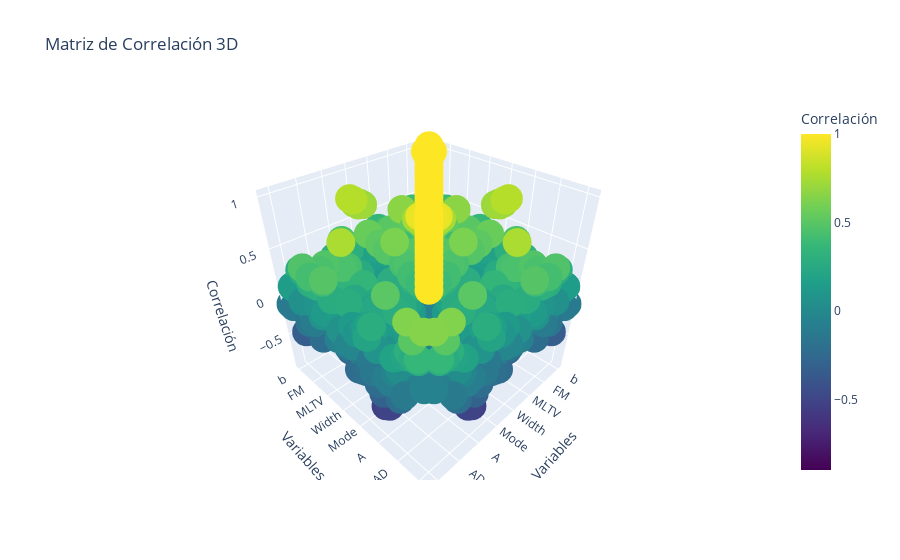

The notebook cell this image was saved under:
### Code cell
columns = correlation_matrix.columns
# Crear listas para las coordenadas x, y, z y valores de correlación
x, y, z, correlation_values = [], [], [], []

for i in range(len(columns)):
    for j in range(len(columns)):
        x.append(columns[i])
        y.append(columns[j])
        z.append(correlation_matrix.iloc[i, j])
        correlation_values.append(correlation_matrix.iloc[i, j])

# Crear una figura 3D
fig = go.Figure(data=[go.Scatter3d(
    x=x,
    y=y,
    z=z,
    mode='markers',
    marker=dict(
        size=10,
        color=correlation_values,  # Colorear según la correlación
        colorscale='Viridis',       # Escala de color
        colorbar=dict(title='Correlación')
    )
)])

# Configurar el diseño
fig.update_layout(
    title='Matriz de Correlación 3D',
    scene=dict(
        xaxis_title='Variables',
        yaxis_title='Variables',
        zaxis_title='Correlación'
    )
)

# Mostrar la figura
fig.show()

### Figure 1 — Plotly figure (JSON) as saved in the notebook; plotly's stock layout.template omitted (floating-point values rounded to 4 significant figures; data arrays with more than 128 entries replaced by an {"elided": "..."} marker saying what was removed)
{"data": [{"marker": {"color": {"elided": "1369 float values"}, "colorbar": {"title": {"text": "Correlación"}}, "colorscale": [[0, "#440154"], [0.1111, "#482878"], [0.2222, "#3e4989"], [0.3333, "#31688e"], [0.4444, "#26828e"], [0.5556, "#1f9e89"], [0.6667, "#35b779"], [0.7778, "#6ece58"], [0.8889, "#b5de2b"], [1, "#fde725"]], "size": 10}, "mode": "markers", "type": "scatter3d", "x": {"elided": "1369 str values"}, "y": {"elided": "1369 str values"}, "z": {"elided": "1369 float values"}}], "layout": {"scene": {"xaxis": {"title": {"text": "Variables"}}, "yaxis": {"title": {"text": "Variables"}}, "zaxis": {"title": {"text": "Correlación"}}}, "title": {"text": "Matriz de Correlación 3D"}}}
